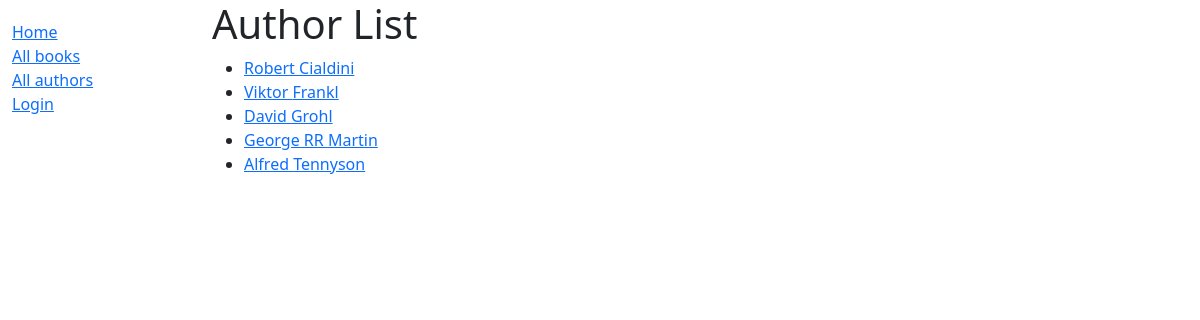
Screenshot of /catalog/authors/ with the database file from the repository.
### catalog/models.py (models this page shows, shortened)
class Author(models.Model):
    first_name = models.CharField(max_length=100)
    last_name = models.CharField(max_length=100)
    date_of_birth = models.DateField(null=True, blank=True)
    date_of_death = models.DateField("died", null=True, blank=True)
    class Meta:
        ordering = ["last_name", "first_name"]
    def get_absolute_url(self):
        return reverse("author-detail", args=[str(self.id)])

### catalog/views.py (the view)
# urls.py: path("authors/", views.AuthorListView.as_view(), name="authors"),
class AuthorListView(generic.ListView):
    model = Author
    paginate_by = 10

### catalog/templates/catalog/author_list.html
{% extends "base_generic.html" %}
{% block content %}
<h1>Author List</h1>
{% if author_list %}
<ul>
    {% for author in author_list %}
    <li>
        <a href="{{ author.get_absolute_url }}">{{ author.first_name }} {{ author.last_name }}</a>
    </li>
    {% endfor %}
    {% else %}
        <p>There are no authors in the library.</p>
    {% endif %}
</ul>
{% endblock %}

### rows the page displays
Author: first_name "Robert", last_name "Cialdini"
Author: first_name "Viktor", last_name "Frankl"
Author: first_name "David", last_name "Grohl"
Author: first_name "George RR", last_name "Martin"
Author: first_name "Alfred", last_name "Tennyson"
